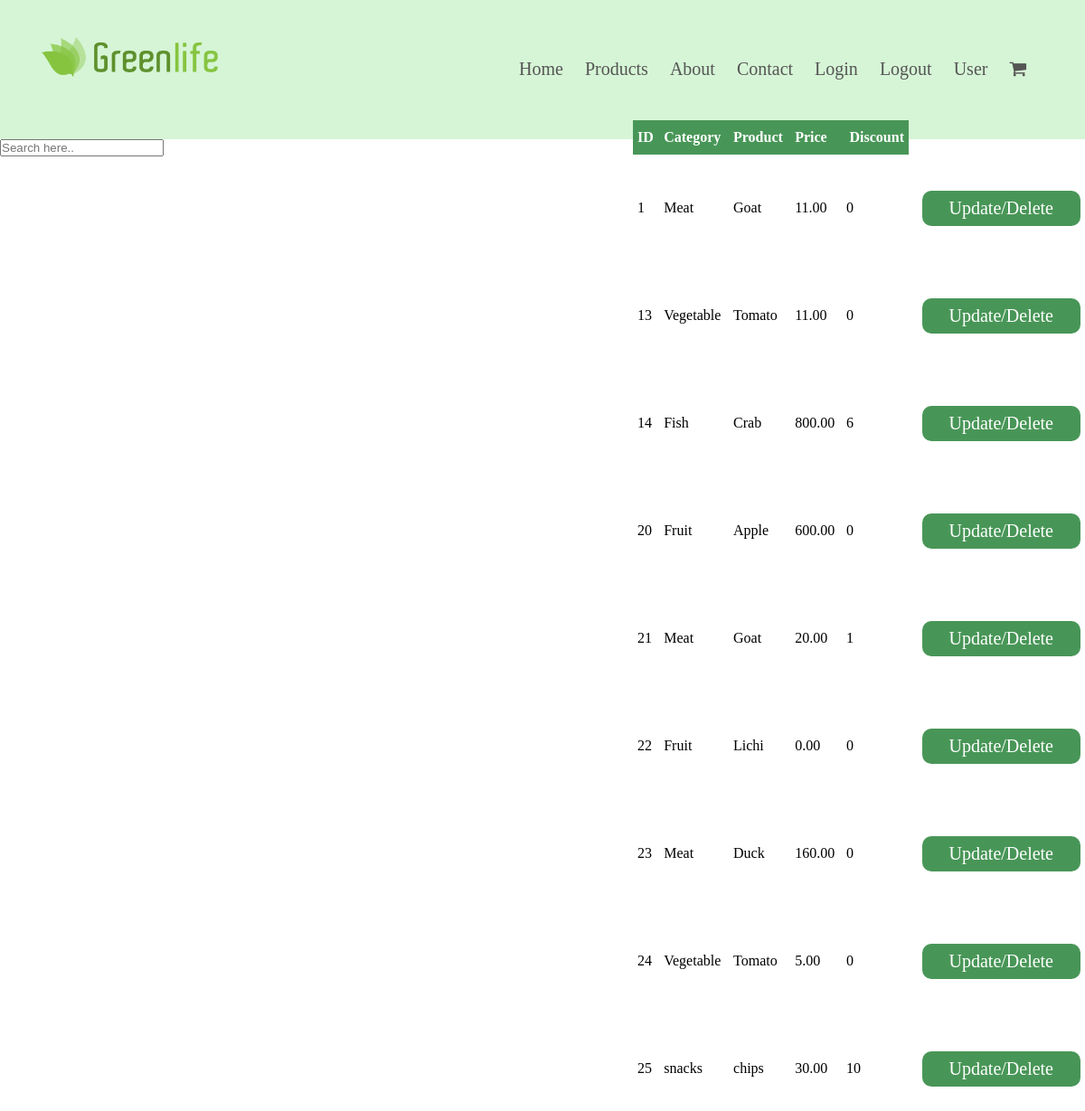
The app's page /Green_Life/manager/viewAllProduct.php with its own data.
### tables this page shows
CREATE TABLE `product` (
  `id` int(11) NOT NULL,
  `category` varchar(20) NOT NULL,
  `product` varchar(20) NOT NULL,
  `price` decimal(7,2) NOT NULL,
  `discount` decimal(3,0) DEFAULT NULL
);

### Green_Life/models/db_config.php (called while the page is built, shortened)
<?php
  $db_server="localhost";
  $db_user="root";
  $db_pass="";
  $db_name="demo_mvc";
  function get_data($query){
      global $db_server,$db_user,$db_pass,$db_name ;
	  $db_con=mysqli_connect($db_server,$db_user,$db_pass,$db_name);
	  $result=mysqli_query($db_con,$query);
	  $data=[];
	  if(mysqli_num_rows($result)>0){
		  while($row=mysqli_fetch_assoc($result)){
			  $data[]=$row;
		  }
	  }
	  return $data;
  }
?>

### Green_Life/controllers/addProductController.php (called while the page is built, shortened)
<?php
require_once '../models/db_config.php';
function getAllProduct(){
    $query = "select * from product";
    $result = get_data($query);
    return $result;
}
?>

### Green_Life/manager/viewAllProduct.php (the view, shortened to what this page needs)
<?php include '../include/header.php';?>
<?php require_once '../controllers/addProductController.php';
$products = getAllProduct();
?>
<div class="searchCSS">
	<input type="text" class="searchBox" onkeyup="suggest(this)" placeholder="Search here..">
</div>
<div class="ProductContainer">
	<table style="width: 500px; margin-left:  700px; margin-top:-40px;">
		<thead>
			<th>ID</th>
			<th> Category </th>
			<th>Product</th>
			<th>Price</th>
			<th>Discount</th>
		</thead>
		<tbody >
			<?php
foreach ($products as $product) {
    echo "<tr>";
    echo "<td>" . $product["id"] . "</td>";
    echo "<td>" . $product["category"] . "</td>";
    echo "<td>" . $product["product"] . "</td>";
    echo "<td>" . $product["price"] . "</td>";
    echo "<td>" . $product["discount"] . "</td>";
    echo '<td><a href="updateDeleteProduct.php?id=' . $product["id"] . '" class="btn">Update/Delete</a></td>';
    echo "</tr>";
}
?>
		</tbody>
	</table>
</div>

### Green_Life/css/style.css (style rules this page uses)
* { margin: 0; padding: 0; box-sizing: border-box; }
a { font-size: 20px; text-decoration: none; color: black; }
table { width: 100%; border-collapse: collapse; }
th { text-align: left; padding: 10px; color: white; background:#489657; padding: 10px 5px; }
td { padding: 10px 5px 10px 5px ; }
td:last-child { text-align: right; }
th:last-child { text-align: right; }
a { text-decoration: none; color: #555; }
.btn { display: inline-block; background: #489657; color: #fff; padding: 8px 30px; margin: 30px 0; border-radius: 10px; border: none; }

### records on screen
product: id "1", category "Meat", product "Goat", price "11.00", discount "0"
product: id "13", category "Vegetable", product "Tomato", price "11.00", discount "0"
product: id "14", category "Fish", product "Crab", price "800.00", discount "6"
product: id "20", category "Fruit", product "Apple", price "600.00", discount "0"
product: id "21", category "Meat", product "Goat", price "20.00", discount "1"
product: id "22", category "Fruit", product "Lichi", price "0.00", discount "0"
product: id "23", category "Meat", product "Duck", price "160.00", discount "0"
product: id "24", category "Vegetable", product "Tomato", price "5.00", discount "0"
product: id "25", category "snacks", product "chips", price "30.00", discount "10"
